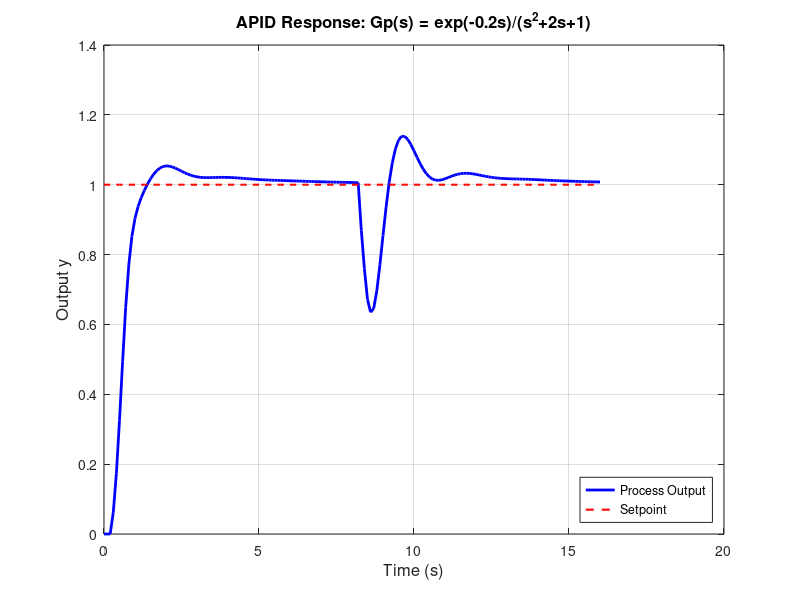

Source code (MATLAB):
%%%% Adaptive PID Controller (APID)
%%%% Process: Gp(s) = exp(-0.2s)/(s^2+2s+1)

clc; clear all;

% Simulation parameters
h = 0.1;
t = 0:h:16;
tf = length(t);

% Initialize arrays
y = zeros(1, length(t));
u = zeros(1, length(t));
e = zeros(1, length(t));
x = zeros(1, length(t));
kpp = zeros(1, length(t));      % Adaptive proportional gain
kii = zeros(1, length(t));      % Adaptive integral gain
kdd = zeros(1, length(t));      % Adaptive derivative gain
v = zeros(1, length(t));        % Gain updating factor

% Initial conditions
r = 1;
y(1) = 0;
x(1) = 0;
e(1) = r - y(1);

% Ziegler-Nichols base parameters
ku = 10.5;
tu = 2.033;

kp_base = 0.6 * ku;
ti = tu / 2;
td = tu / 8;
ki_base = kp_base * (h / ti);
kd_base = kp_base * (td / h);

% APID tuning parameters (from thesis)
k1 = 1;
k2 = 1;
k3 = 12;
k4 = 0.3;                        % Base integral gain factor

fprintf('APID Parameters:\n');
fprintf('kp_base = %.4f\n', kp_base);
fprintf('ki_base = %.4f\n', ki_base);
fprintf('kd_base = %.4f\n', kd_base);
fprintf('k1 = %.1f, k2 = %.1f, k3 = %.1f, k4 = %.1f\n', k1, k2, k3, k4);

% Initial control
u(1) = kp_base * e(1) + ki_base * sum(e);
kpp(1) = kp_base;
kii(1) = ki_base;
kdd(1) = kd_base;
v(1) = 0;

% System dynamics for first 2 steps
F_xy = @(x) -2*x;

for i = 1:2
    % RK4
    k_1 = F_xy(x(i));
    k_2 = F_xy(x(i) + 0.5*h*k_1);
    k_3 = F_xy(x(i) + 0.5*h*k_2);
    k_4 = F_xy(x(i) + k_3*h);
    
    x(i+1) = x(i) + (1/6)*(k_1 + 2*k_2 + 2*k_3 + k_4)*h;
    y(i+1) = y(i) + h*x(i+1);
    e(i+1) = r - y(i+1);
    
    % Calculate gain updating factor
    ed = e(i+1) - e(i);
    v(i+1) = (e(i+1)/r) * (ed/r);
    
    % Update adaptive gains
    kpp(i+1) = kp_base * (1 + k1 * abs(v(i+1)));
    kii(i+1) = ki_base * (k4 + k2 * v(i+1));
    kdd(i+1) = kd_base * (1 + k3 * abs(v(i+1)));
    
    % Adaptive control
    u(i+1) = kpp(i+1)*e(i+1) + kii(i+1)*sum(e) + kdd(i+1)*ed;
end

% Main simulation loop
F_xy = @(u, y, x) u - y - 2*x;

% Calculate midpoint
mid_point = floor(tf/2);

% Setpoint tracking phase
for i = 3:mid_point
    % RK4
    k_1 = F_xy(u(i-2), y(i), x(i));
    k_2 = F_xy(u(i-2) + 0.5*h, y(i) + 0.5*h, x(i) + 0.5*h*k_1);
    k_3 = F_xy(u(i-2) + 0.5*h, y(i) + 0.5*h, x(i) + 0.5*h*k_2);
    k_4 = F_xy(u(i-2) + h, y(i) + h, x(i) + k_3*h);
    
    x(i+1) = x(i) + (1/6)*(k_1 + 2*k_2 + 2*k_3 + k_4)*h;
    y(i+1) = y(i) + h*x(i+1);
    e(i+1) = r - y(i+1);
    
    % Update adaptive gains
    ed = e(i+1) - e(i);
    v(i+1) = (e(i+1)/r) * (ed/r);
    kpp(i+1) = kp_base * (1 + k1 * abs(v(i+1)));
    kii(i+1) = ki_base * (k4 + k2 * v(i+1));
    kdd(i+1) = kd_base * (1 + k3 * abs(v(i+1)));
    
    % Adaptive control
    u(i+1) = kpp(i+1)*e(i+1) + kii(i+1)*sum(e) + kdd(i+1)*ed;
end

% Apply load disturbance
u(mid_point + 1) = -14;
fprintf('\nLoad disturbance applied at index %d (t = %.1f sec)\n', mid_point + 1, mid_point*h);

% Load disturbance rejection phase
for i = (mid_point + 1):(length(t)-1)
    % RK4
    k_1 = F_xy(u(i-2), y(i), x(i));
    k_2 = F_xy(u(i-2) + 0.5*h, y(i) + 0.5*h, x(i) + 0.5*h*k_1);
    k_3 = F_xy(u(i-2) + 0.5*h, y(i) + 0.5*h, x(i) + 0.5*h*k_2);
    k_4 = F_xy(u(i-2) + h, y(i) + h, x(i) + k_3*h);
    
    x(i+1) = x(i) + (1/6)*(k_1 + 2*k_2 + 2*k_3 + k_4)*h;
    y(i+1) = y(i) + h*x(i+1);
    e(i+1) = r - y(i+1);
    
    % Update adaptive gains
    ed = e(i+1) - e(i);
    v(i+1) = (e(i+1)/r) * (ed/r);
    kpp(i+1) = kp_base * (1 + k1 * abs(v(i+1)));
    kii(i+1) = ki_base * (k4 + k2 * v(i+1));
    kdd(i+1) = kd_base * (1 + k3 * abs(v(i+1)));
    
    % Adaptive control
    u(i+1) = kpp(i+1)*e(i+1) + kii(i+1)*sum(e) + kdd(i+1)*ed;
end

% Plot results
figure(1);
plot(t, y, 'b-', 'LineWidth', 2);
hold on;
plot(t, r*ones(size(t)), 'r--', 'LineWidth', 1.5);
xlabel('Time (s)', 'FontSize', 12);
ylabel('Output y', 'FontSize', 12);
title('APID Response: Gp(s) = exp(-0.2s)/(s^2+2s+1)', 'FontSize', 12);
legend('Process Output', 'Setpoint', 'Location', 'southeast');
grid on;

% Calculate performance metrics
y_max = max(y(1:mid_point));
overshoot = (y_max - r) * 100;

% Rise time
tr_idx = find(y >= 0.99*r, 1);
if ~isempty(tr_idx)
    rise_time = (tr_idx - 1) * h;
else
    rise_time = NaN;
end

% Settling time
settling_idx = mid_point;
for i = mid_point:-1:1
    if abs(y(i) - r) > 0.02*r
        settling_idx = i;
        break;
    end
end
settling_time = (settling_idx - 1) * h;

% IAE and ITAE
IAE = h * sum(abs(e));
ITAE = h * sum(t .* abs(e));

% Display results
fprintf('\n--- APID Performance Metrics ---\n');
fprintf('Overshoot: %.2f%%\n', overshoot);
fprintf('Rise Time: %.2f s\n', rise_time);
fprintf('Settling Time: %.2f s\n', settling_time);
fprintf('IAE: %.4f\n', IAE);
fprintf('ITAE: %.4f\n', ITAE);
